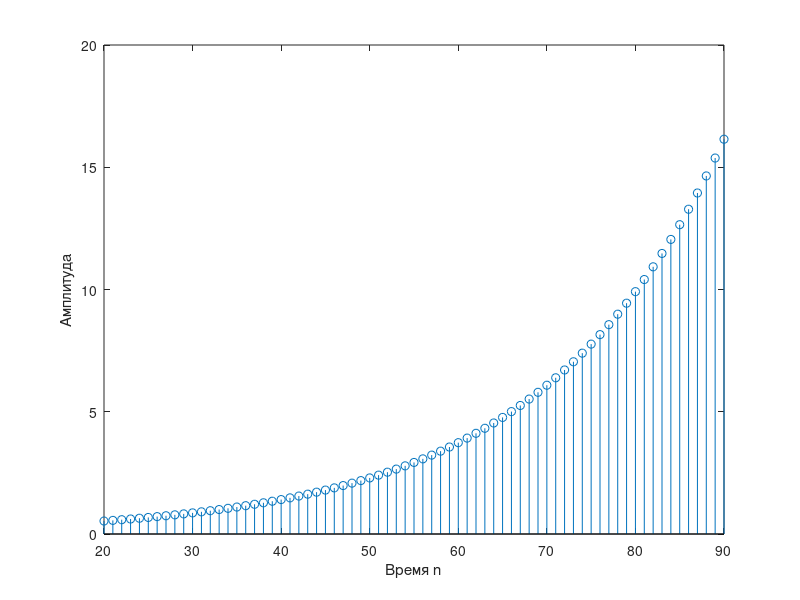

Write the MATLAB code that produced this figure.
% Программа P1_3
% Генерация действительной экспоненциальной последовательности
clf;
n=20:90; a=1.05; K=0.2;
x=K*a.^n;
stem(n,x);
xlabel('Время n'); ylabel('Амплитуда');
